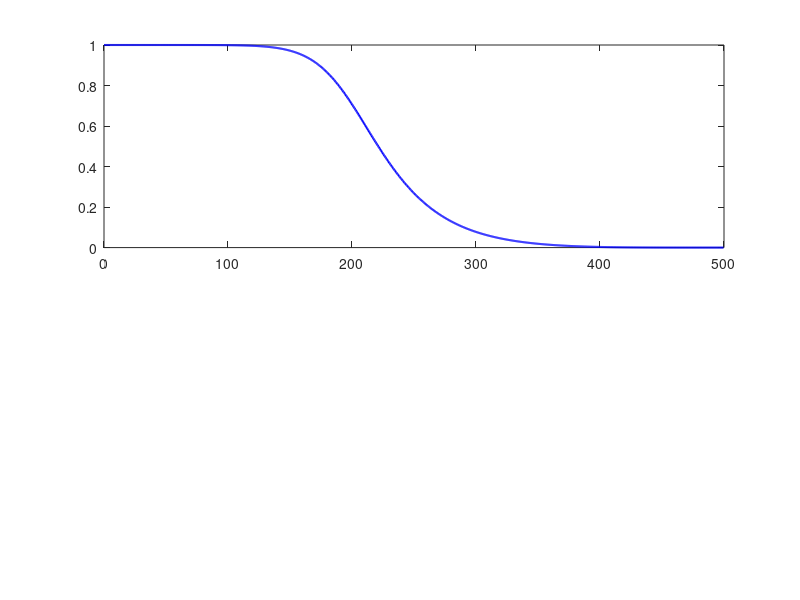

Source code (MATLAB): (Note: this script raises an error after producing the figure.)
clc; clear; close all;

% Problem 19: Design a filter to analyze
% Butterworth low-pass filter, 4th order, cutoff at 200 Hz
fs = 1000;              % Sampling frequency
fc = 200;               % Desired cutoff frequency (Hz)
order = 4;              % Filter order

[b, a] = butter(order, fc/(fs/2), 'low');

% Frequency Response using freqz
N = 1024;  % Number of frequency points
[H, f] = freqz(b, a, N, fs);   % f returned in Hz directly

% Plot Magnitude Response
figure('Name', 'Problem 19: Frequency Response');
subplot(2,1,1);
plot(f, abs(H), 'b-', 'LineWidth', 1.5);
hold on;
yline(1/sqrt(2), 'r--', 'LineWidth', 1.2); % -3 dB reference line
xline(fc, 'g--', 'LineWidth', 1.2);        % Marked cutoff frequency
title('Magnitude Response |H(f)|');
xlabel('Frequency (Hz)'); ylabel('|H(f)|');
legend('Magnitude', '-3 dB Level', 'Cutoff Frequency');
grid on;

% Plot Phase Response
subplot(2,1,2);
plot(f, unwrap(angle(H)), 'b-', 'LineWidth', 1.5);
hold on;
xline(fc, 'g--', 'LineWidth', 1.2);
title('Phase Response');
xlabel('Frequency (Hz)'); ylabel('Phase (radians)');
legend('Phase', 'Cutoff Frequency');
grid on;
